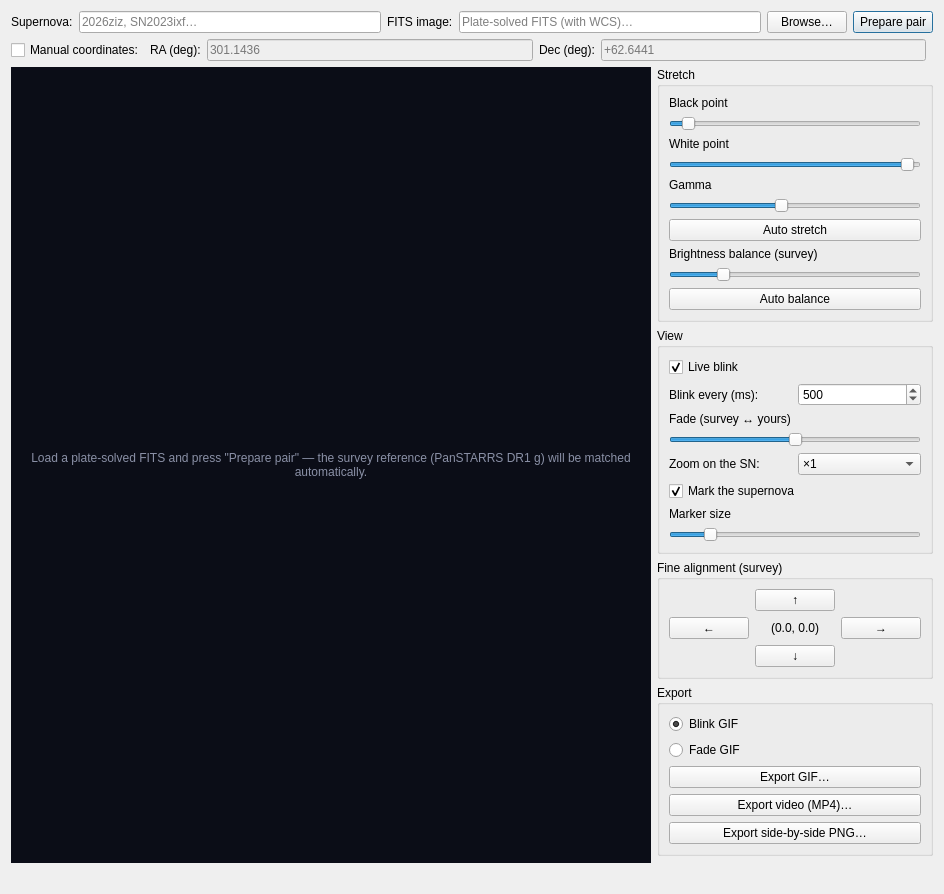
<?xml version="1.0" encoding="UTF-8"?>
<ui version="4.0">
 <class>BlinkTab</class>
 <widget class="QWidget" name="BlinkTab">
  <layout class="QVBoxLayout" name="verticalLayout">
   <item>
    <layout class="QHBoxLayout">
     <item><widget class="QLabel" name="lbl_sn"><property name="text"><string>Supernova:</string></property></widget></item>
     <item><widget class="QLineEdit" name="edt_sn_name"><property name="placeholderText"><string>2026ziz, SN2023ixf…</string></property><property name="maximumWidth"><number>160</number></property></widget></item>
     <item><widget class="QLabel" name="lbl_fits"><property name="text"><string>FITS image:</string></property></widget></item>
     <item><widget class="QLineEdit" name="edt_fits"><property name="placeholderText"><string>Plate-solved FITS (with WCS)…</string></property></widget></item>
     <item><widget class="QPushButton" name="btn_browse"><property name="text"><string>Browse…</string></property></widget></item>
     <item><widget class="QPushButton" name="btn_prepare"><property name="text"><string>Prepare pair</string></property><property name="default"><bool>true</bool></property></widget></item>
    </layout>
   </item>
   <item>
    <layout class="QHBoxLayout">
     <item><widget class="QCheckBox" name="chk_manual"><property name="text"><string>Manual coordinates:</string></property></widget></item>
     <item><widget class="QLabel" name="lbl_ra"><property name="text"><string>RA (deg):</string></property></widget></item>
     <item><widget class="QLineEdit" name="edt_ra"><property name="placeholderText"><string>301.1436</string></property><property name="maximumWidth"><number>110</number></property><property name="enabled"><bool>false</bool></property></widget></item>
     <item><widget class="QLabel" name="lbl_dec"><property name="text"><string>Dec (deg):</string></property></widget></item>
     <item><widget class="QLineEdit" name="edt_dec"><property name="placeholderText"><string>+62.6441</string></property><property name="maximumWidth"><number>110</number></property><property name="enabled"><bool>false</bool></property></widget></item>
     <item><spacer><property name="orientation"><enum>Qt::Horizontal</enum></property></spacer></item>
    </layout>
   </item>
   <item>
    <layout class="QHBoxLayout" name="blinkMain">
     <item>
      <widget class="QLabel" name="lbl_blink">
       <property name="alignment"><enum>Qt::AlignCenter</enum></property>
       <property name="minimumSize"><size><width>640</width><height>480</height></size></property>
       <property name="styleSheet"><string notr="true">background-color: #0b0d17; color: #8a90a6;</string></property>
       <property name="text"><string>Load a plate-solved FITS and press "Prepare pair" — the survey reference (PanSTARRS DR1 g) will be matched automatically.</string></property>
       <property name="wordWrap"><bool>true</bool></property>
      </widget>
     </item>
     <item>
      <layout class="QVBoxLayout" name="blinkControls">
       <item>
        <widget class="QGroupBox" name="grp_stretch">
         <property name="title"><string>Stretch</string></property>
         <layout class="QVBoxLayout">
          <item><widget class="QLabel" name="lbl_black"><property name="text"><string>Black point</string></property></widget></item>
          <item><widget class="QSlider" name="sld_black"><property name="orientation"><enum>Qt::Horizontal</enum></property><property name="minimum"><number>0</number></property><property name="maximum"><number>200</number></property><property name="value"><number>10</number></property></widget></item>
          <item><widget class="QLabel" name="lbl_white"><property name="text"><string>White point</string></property></widget></item>
          <item><widget class="QSlider" name="sld_white"><property name="orientation"><enum>Qt::Horizontal</enum></property><property name="minimum"><number>800</number></property><property name="maximum"><number>1000</number></property><property name="value"><number>995</number></property></widget></item>
          <item><widget class="QLabel" name="lbl_gamma"><property name="text"><string>Gamma</string></property></widget></item>
          <item><widget class="QSlider" name="sld_gamma"><property name="orientation"><enum>Qt::Horizontal</enum></property><property name="minimum"><number>20</number></property><property name="maximum"><number>200</number></property><property name="value"><number>100</number></property></widget></item>
          <item><widget class="QPushButton" name="btn_auto_stretch"><property name="text"><string>Auto stretch</string></property></widget></item>
          <item><widget class="QLabel" name="lbl_balance"><property name="text"><string>Brightness balance (survey)</string></property></widget></item>
          <item><widget class="QSlider" name="sld_balance"><property name="orientation"><enum>Qt::Horizontal</enum></property><property name="minimum"><number>25</number></property><property name="maximum"><number>400</number></property><property name="value"><number>100</number></property><property name="toolTip"><string>Gain applied to the survey so both backgrounds match (100 = no change)</string></property></widget></item>
          <item><widget class="QPushButton" name="btn_balance_auto"><property name="text"><string>Auto balance</string></property></widget></item>
         </layout>
        </widget>
       </item>
       <item>
        <widget class="QGroupBox" name="grp_view">
         <property name="title"><string>View</string></property>
         <layout class="QVBoxLayout">
          <item><widget class="QCheckBox" name="chk_blink_live"><property name="text"><string>Live blink</string></property><property name="checked"><bool>true</bool></property></widget></item>
          <item>
           <layout class="QHBoxLayout">
            <item><widget class="QLabel" name="lbl_interval"><property name="text"><string>Blink every (ms):</string></property></widget></item>
            <item><widget class="QSpinBox" name="spn_interval"><property name="minimum"><number>100</number></property><property name="maximum"><number>3000</number></property><property name="singleStep"><number>50</number></property><property name="value"><number>500</number></property></widget></item>
           </layout>
          </item>
          <item><widget class="QLabel" name="lbl_fade"><property name="text"><string>Fade (survey ↔ yours)</string></property></widget></item>
          <item><widget class="QSlider" name="sld_fade"><property name="orientation"><enum>Qt::Horizontal</enum></property><property name="minimum"><number>0</number></property><property name="maximum"><number>100</number></property><property name="value"><number>50</number></property></widget></item>
          <item>
           <layout class="QHBoxLayout">
            <item><widget class="QLabel" name="lbl_zoom"><property name="text"><string>Zoom on the SN:</string></property></widget></item>
            <item><widget class="QComboBox" name="cmb_zoom">
             <item><property name="text"><string>×1</string></property></item>
             <item><property name="text"><string>×2</string></property></item>
             <item><property name="text"><string>×4</string></property></item>
            </widget></item>
           </layout>
          </item>
          <item><widget class="QCheckBox" name="chk_marker"><property name="text"><string>Mark the supernova</string></property><property name="checked"><bool>true</bool></property></widget></item>
          <item><widget class="QLabel" name="lbl_marker_size"><property name="text"><string>Marker size</string></property></widget></item>
          <item><widget class="QSlider" name="sld_marker"><property name="orientation"><enum>Qt::Horizontal</enum></property><property name="minimum"><number>5</number></property><property name="maximum"><number>40</number></property><property name="value"><number>10</number></property></widget></item>
         </layout>
        </widget>
       </item>
       <item>
        <widget class="QGroupBox" name="grp_nudge">
         <property name="title"><string>Fine alignment (survey)</string></property>
         <layout class="QGridLayout">
          <item row="0" column="1"><widget class="QPushButton" name="btn_up"><property name="text"><string>↑</string></property></widget></item>
          <item row="1" column="0"><widget class="QPushButton" name="btn_left"><property name="text"><string>←</string></property></widget></item>
          <item row="1" column="1"><widget class="QLabel" name="lbl_nudge"><property name="text"><string>(0.0, 0.0)</string></property><property name="alignment"><enum>Qt::AlignCenter</enum></property></widget></item>
          <item row="1" column="2"><widget class="QPushButton" name="btn_right"><property name="text"><string>→</string></property></widget></item>
          <item row="2" column="1"><widget class="QPushButton" name="btn_down"><property name="text"><string>↓</string></property></widget></item>
         </layout>
        </widget>
       </item>
       <item>
        <widget class="QGroupBox" name="grp_export">
         <property name="title"><string>Export</string></property>
         <layout class="QVBoxLayout">
          <item><widget class="QRadioButton" name="rdo_blink"><property name="text"><string>Blink GIF</string></property><property name="checked"><bool>true</bool></property></widget></item>
          <item><widget class="QRadioButton" name="rdo_fade"><property name="text"><string>Fade GIF</string></property></widget></item>
           <item><widget class="QPushButton" name="btn_gif"><property name="text"><string>Export GIF…</string></property></widget></item>
           <item><widget class="QPushButton" name="btn_video"><property name="text"><string>Export video (MP4)…</string></property><property name="toolTip"><string>Same animation as the GIF, encoded as H.264 MP4 for sites that reject GIFs</string></property></widget></item>
           <item><widget class="QPushButton" name="btn_png"><property name="text"><string>Export side-by-side PNG…</string></property></widget></item>
         </layout>
        </widget>
       </item>
       <item><spacer><property name="orientation"><enum>Qt::Vertical</enum></property></spacer></item>
      </layout>
     </item>
    </layout>
   </item>
   <item>
    <widget class="QLabel" name="lbl_blink_status"><property name="wordWrap"><bool>true</bool></property><property name="text"><string/></property></widget>
   </item>
  </layout>
 </widget>
 <resources/>
 <connections/>
</ui>
